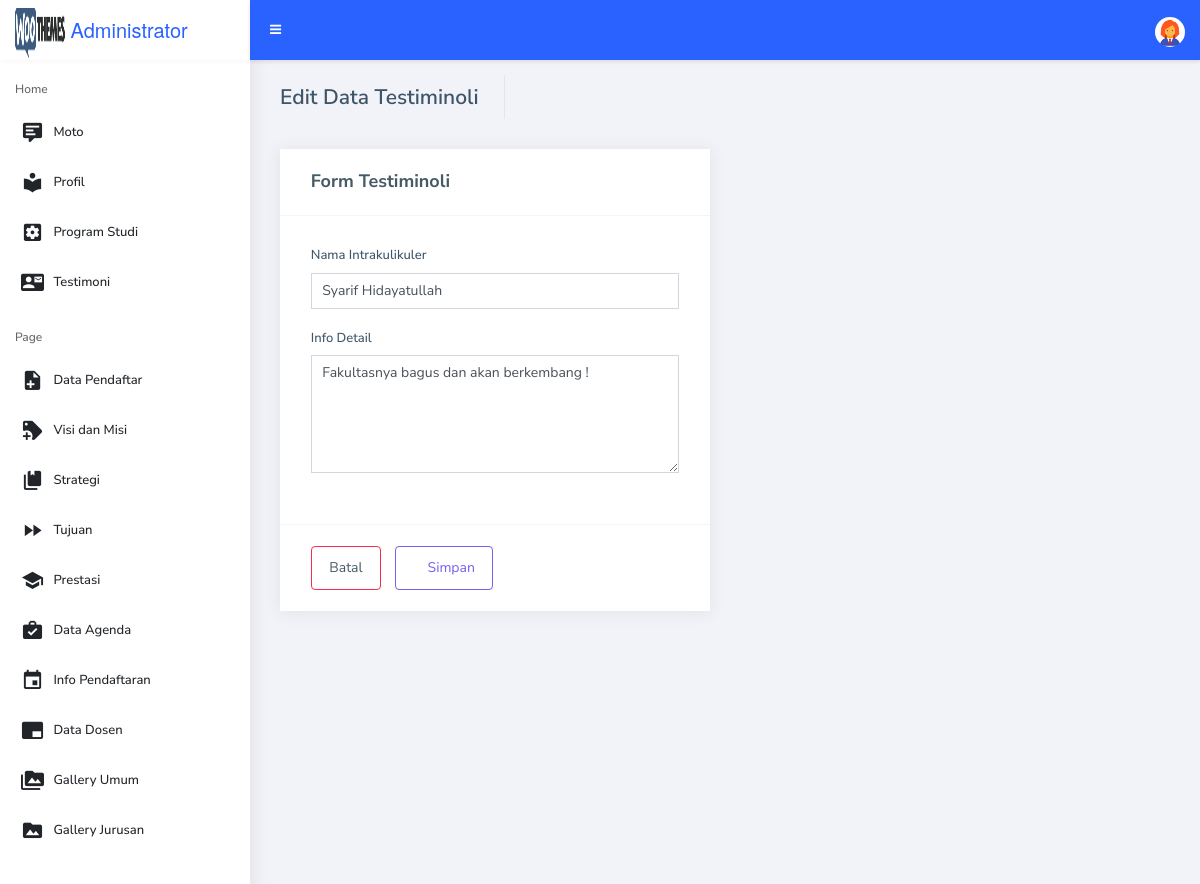
The page /admin/page/testi-edit.php?id=1 (signed in) on the database its author committed.
### tables this page shows
CREATE TABLE `testi` (
  `id` int(5) NOT NULL,
  `nama` varchar(30) NOT NULL,
  `testi` text NOT NULL
);

### admin/page/testi-edit.php (the view, shortened to what this page needs)
<?php
include "pondasi/kepala.php";
include "pondasi/kiri.php";
?>
<div class="content-wrapper">
    <div class="content-header">
        <div class="d-flex align-items-center">
            <div class="mr-auto">
                <h3 class="page-title">Edit Data Testiminoli </h3>
            </div>
        </div>
    </div>
    <section class="content">
        <div class="row">
            <div class="col-lg-6 col-12">
                <div class="box">
                    <div class="box-header with-border">
                        <h4 class="box-title">Form Testiminoli </h4>
                        <ul class="box-controls pull-right">
                            <li><a class="box-btn-close" href="testi.php"></a></li>
                            <li><a class="box-btn-slide" href="#"></a></li>
                        </ul>
                    </div>
                    <?php
                    $id = $_GET['id'];
                    $sql = mysqli_query($conn, "SELECT * FROM testi where id='$id'");
                    while ($b = mysqli_fetch_assoc($sql)) {
                    ?>
                        <form class="form" action="testi-act-edit.php" method="post">
                            <div class="box-body">
                                <div class="row">
                                    <div class="col-md-12">
                                        <div class="form-group">
                                            <label>Nama Intrakulikuler</label>
                                            <input type="text" name="nama" value="<?php echo $b['nama'] ?>" class="form-control" required>
                                        </div>
                                        <div class="form-group">
                                            <label>Info Detail</label>
                                            <textarea rows="5" class="form-control" name="testi" value="<?php echo $b['testi'] ?>" required><?php echo $b['testi'] ?></textarea>
                                        </div>
                                    </div>
                                </div>
                            </div> <?php } ?>
                        <div class="box-footer">
                            <button type="button" class="btn btn-danger btn-outline">
                                <a href="testi.php"> <i class="ti-arrow-alt"></i> Batal
                                </a></button>
                            <button type="submit" class="btn btn-primary btn-outline">
                                <i class="ti-save-alt"></i> Simpan
                            </button>
                        </div>
                        </form>
                </div>
            </div>
        </div>
    </section>
</div>
<?php
include "pondasi/kaki.php";
?>

### rows shown on the page
testi: nama "Syarif Hidayatullah", testi "Fakultasnya bagus dan akan berkembang !"
